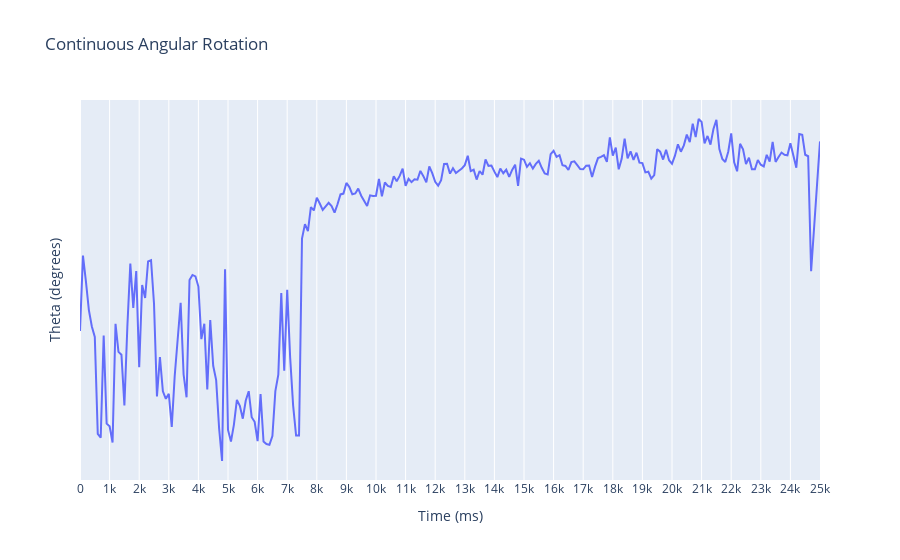

Notebook source saved alongside this figure:
### Code cell
#### you might need to change the time step: 10hz= 100 ms, 100hz = 10ms
parameters = {
'file_name': csvnum, #100521_analysis 103018_analysis
'pixel_size': 117, # in nanometers
'time_step': 100, # in miliseconds
'frame_start':frStart, # enter 0 to start from beginning of dataset
'frame_end': 250, #frEnd, # enter -1 to end at the last value of the data set
'find_center_coordinates': 'no', # 'yes' for first run, 'no' after center has been determined
'bin_size': 3, # bin size for downsample/filter processing
'processing': "none", # enter downsample, filter, or none
'plot_type': "angular_continuous", # enter 2D, 3D, grid, angular, angular_continuous, interactive or animated 
'title': title,
'x_axis_label': "x (nm)",
'y_axis_label': "y (nm)",
'z_axis_label': "Time (ms)",
'unit': "nm",  # enter pixel or nm 
'frames_per_plot': 25, #refers to grid plot
'columns': 7,# columns of plots (grid plot)
'frame_speed': 10, # for animation only
'tail_length': 10, # for animation only
'pixel_min': -0.75,
'pixel_max': 0.75,
'axis_increment_pixel': 7, #change axis increments for nicely fitting tick marks (pixel)
'nm_min': -150,
'nm_max': 150,
'axis_increment_nm': 7, #change axis increments for nicely fitting tick marks (nm)
'fig_size_x':40, #adjust display parameters for graphs to fit nicely, mostly used for multi_plot 
'fig_size_y': 40,
'save_plot': 'no'}

DORA(**parameters)

### Figure 1 — Plotly figure (JSON) as saved in the notebook; plotly's stock layout.template omitted (floating-point values rounded to 4 significant figures; data arrays with more than 128 entries replaced by an {"elided": "..."} marker saying what was removed)
{"data": [{"hovertemplate": "Time (ms): %{x} <br>Theta: %{y}", "legendgroup": "", "line": {"color": "#636efa", "dash": "solid"}, "marker": {"symbol": "circle"}, "mode": "lines", "name": "", "orientation": "v", "showlegend": false, "type": "scatter", "x": {"elided": "250 int values"}, "xaxis": "x", "y": {"elided": "250 float values"}, "yaxis": "y"}], "layout": {"legend": {"tracegroupgap": 0}, "title": {"text": "Continuous Angular Rotation"}, "xaxis": {"anchor": "y", "domain": [0, 1], "dtick": 1000, "tick0": 0, "tickmode": "linear", "title": {"text": "Time (ms)"}}, "yaxis": {"anchor": "x", "domain": [0, 1], "dtick": 180, "tick0": -360, "tickmode": "linear", "title": {"text": "Theta (degrees)"}}}}
